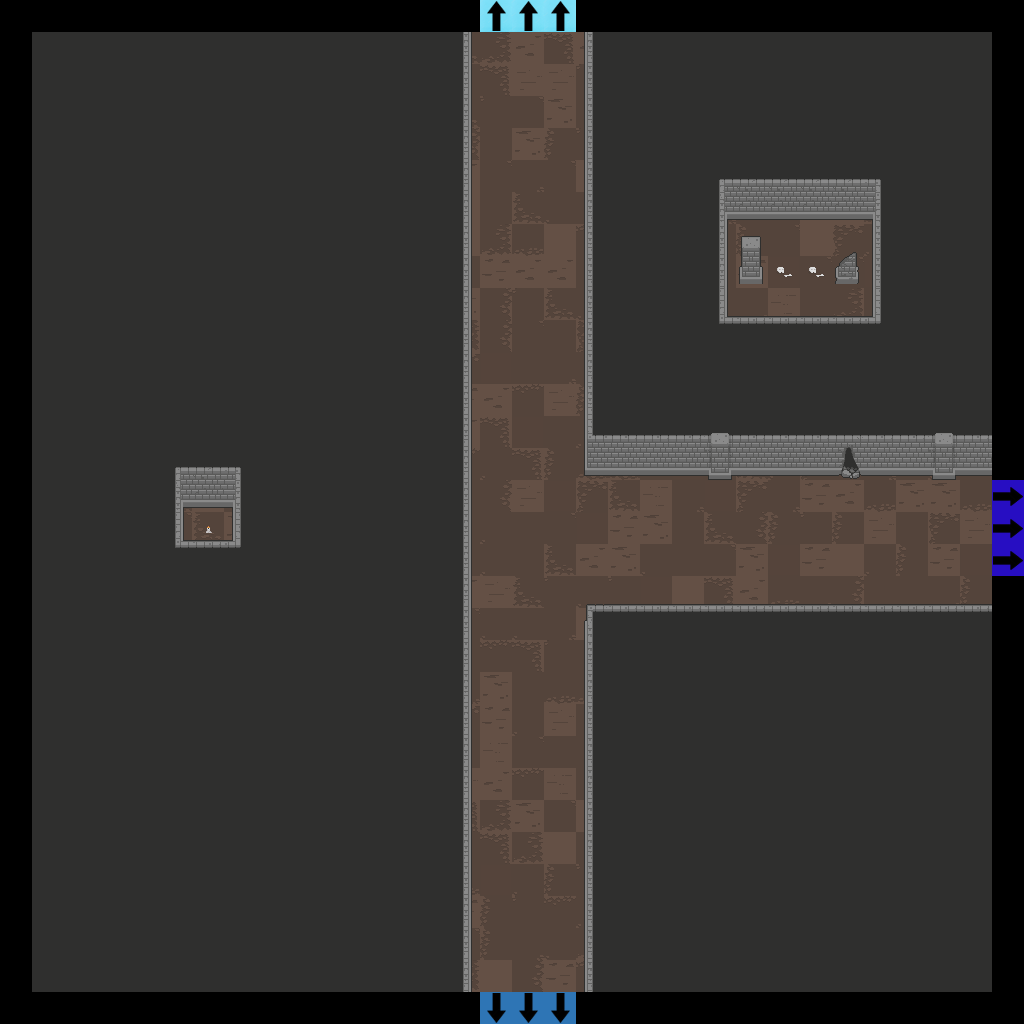

A 2D game scene composited from a Tiled map and its tileset images. What follows is a short description and the map's XML, with each tile layer's data collapsed to a summary:
An orthogonal 32x32 tile map with 32x32 px tiles, 7 tile layers (Floor, Walls, Doors, Pillars, ...), 2 tilesets.

<map version="1.2" tiledversion="2019.04.18" orientation="orthogonal" renderorder="right-down" width="32" height="32" tilewidth="32" tileheight="32" infinite="0" nextlayerid="22" nextobjectid="1">
 <tileset firstgid="1" source="Dungeon_Tileset_2.tsx" />
 <tileset firstgid="321" source="flags.tsx" />
 <layer id="15" name="Floor" width="32" height="32">
  <data>[1024 cells, 900 non-empty, 25 distinct tile ids]</data>
 </layer>
 <layer id="16" name="Walls" width="32" height="32">
  <data>[1024 cells, 763 non-empty, 25 distinct tile ids]</data>
 </layer>
 <layer id="17" name="Doors" width="32" height="32">
  <data>[1024 cells, 0 non-empty, 0 distinct tile ids]</data>
 </layer>
 <layer id="18" name="Pillars" width="32" height="32">
  <properties>
   <property name="unity:SortingLayer" value="Player" />
  </properties>
  <data>[1024 cells, 4 non-empty, 4 distinct tile ids]</data>
 </layer>
 <layer id="19" name="Candles" width="32" height="32">
  <data>[1024 cells, 1 non-empty, 1 distinct tile ids]</data>
 </layer>
 <layer id="20" name="Debris" width="32" height="32">
  <data>[1024 cells, 2 non-empty, 1 distinct tile ids]</data>
 </layer>
 <layer id="21" name="Flags" width="32" height="32">
  <data>[1024 cells, 9 non-empty, 3 distinct tile ids]</data>
 </layer>
</map>
